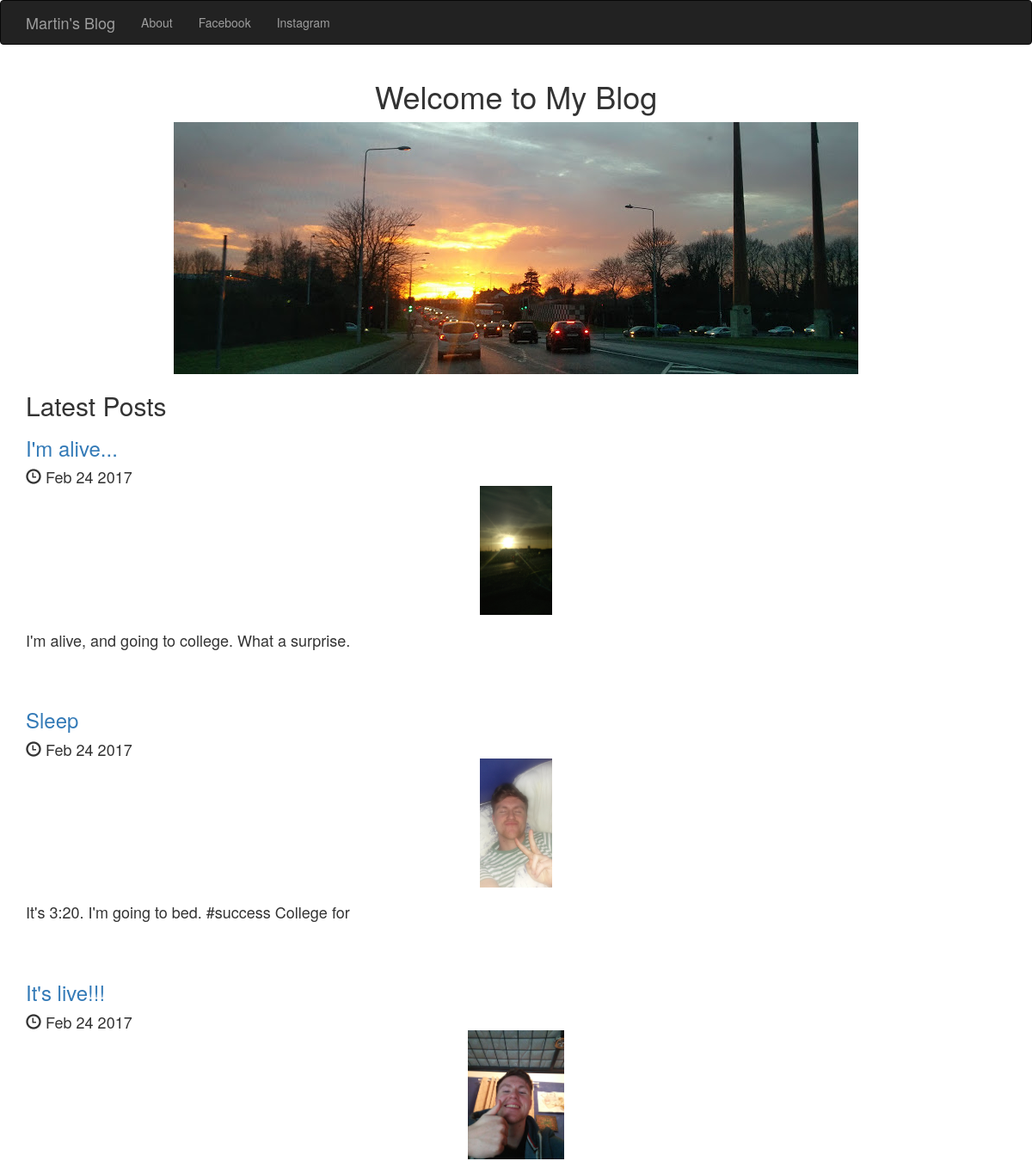
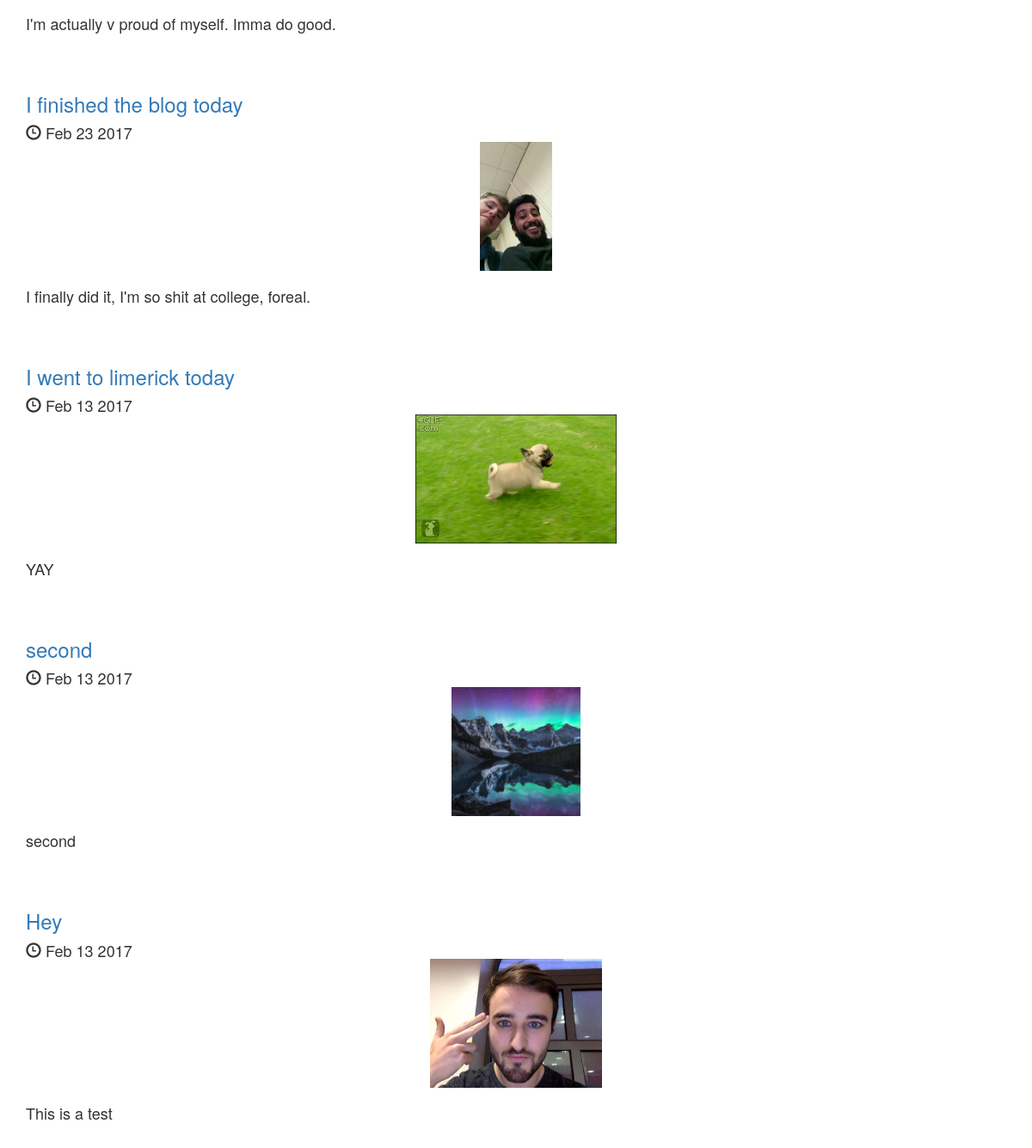
The page / on the database its author committed (2 pictures, top to bottom).
### posts/models.py (models this page shows, shortened)
class Post(models.Model):
	title = models.CharField(max_length = 200)
	pub_date = models.DateTimeField()
	image = models.ImageField(upload_to='media/')
	body = models.TextField()
	def pub_date_pretty(self):
		return self.pub_date.strftime('%b %e %Y')
	def summary(self):
		return self.body[:50]

### posts/views.py (the view)
# urls.py: 2. Add a URL to urlpatterns:  url(r'^$', views.home, name='home')
def home(request):
	posts = Post.objects.order_by('-pub_date')
	return render(request, 'posts/home.html',
{'posts': posts})

### posts/templates/posts/home.html (shortened to what this page needs)
<!DOCTYPE html>
<html lang="en">
	<head>
		<link rel="stylesheet" href="https://maxcdn.bootstrapcdn.com/bootstrap/3.3.7/css/bootstrap.min.css">
	</head>
	<body>
		<nav class="navbar navbar-inverse">
			<div class="container">
				<div class="navbar-header">
					<a class="navbar-brand" href="{% url 'home' %}">Martin's Blog</a>
					</div>
				<div class="collapse navbar-collapse" id="mynav">
					<ul class="nav navbar-nav">
						<li><a href = "{% url 'about' %}">About</a></li>
						<li><a href = "https://www.facebook.com/martin.quinn.315">Facebook</a></li>
						<li><a href = "https://www.instagram.com/martinquinn94/">Instagram</a></li>
					</ul>
				</div>
			</div>
		</nav>
		<div class="container">
			<h1 class="text-center">Welcome to My Blog</h1>
			{% load static %}
			<img src="{% static 'posts/home.jpeg' %}" class = "img-responsive center-block" style="max-height:300px;"/>
			<h2>
			Latest Posts
			</h2>
			{% for post in posts.all %}
			<a href= "{% url 'post_detail' post.id %}"><h3>{{ post.title }}</h3></a>
			<h4>
			<span class="glyphicon glyphicon-time" aria-hidden="true"></span> {{ post.pub_date_pretty}}
			<br />
			<img src="{{ post.image.url }}" class = "img-responsive center-block" style="max-height:150px;"/>
			<br />
			<p>{{ post.summary }}</h4></p>
			<br />
			<br />
			{% endfor %}
		</div>
	</body>
</html>

### rows shown on the page
Post: title "I'm alive...", pub_date_pretty "Feb 24 2017", image (picture), summary "I'm alive, and going to college. What a surprise."
Post: title "Sleep", pub_date_pretty "Feb 24 2017", image (picture), summary "It's 3:20. I'm going to bed. #success College for"
Post: title "It's live!!!", pub_date_pretty "Feb 24 2017", image (picture), summary "I'm actually v proud of myself. Imma do good."
Post: title "I finished the blog today", pub_date_pretty "Feb 23 2017", image (picture), summary "I finally did it, I'm so shit at college, foreal."
Post: title "I went to limerick today", pub_date_pretty "Feb 13 2017", image (picture), summary "YAY"
Post: title "second", pub_date_pretty "Feb 13 2017", image (picture), summary "second"
Post: title "Hey", pub_date_pretty "Feb 13 2017", image (picture), summary "This is a test"
